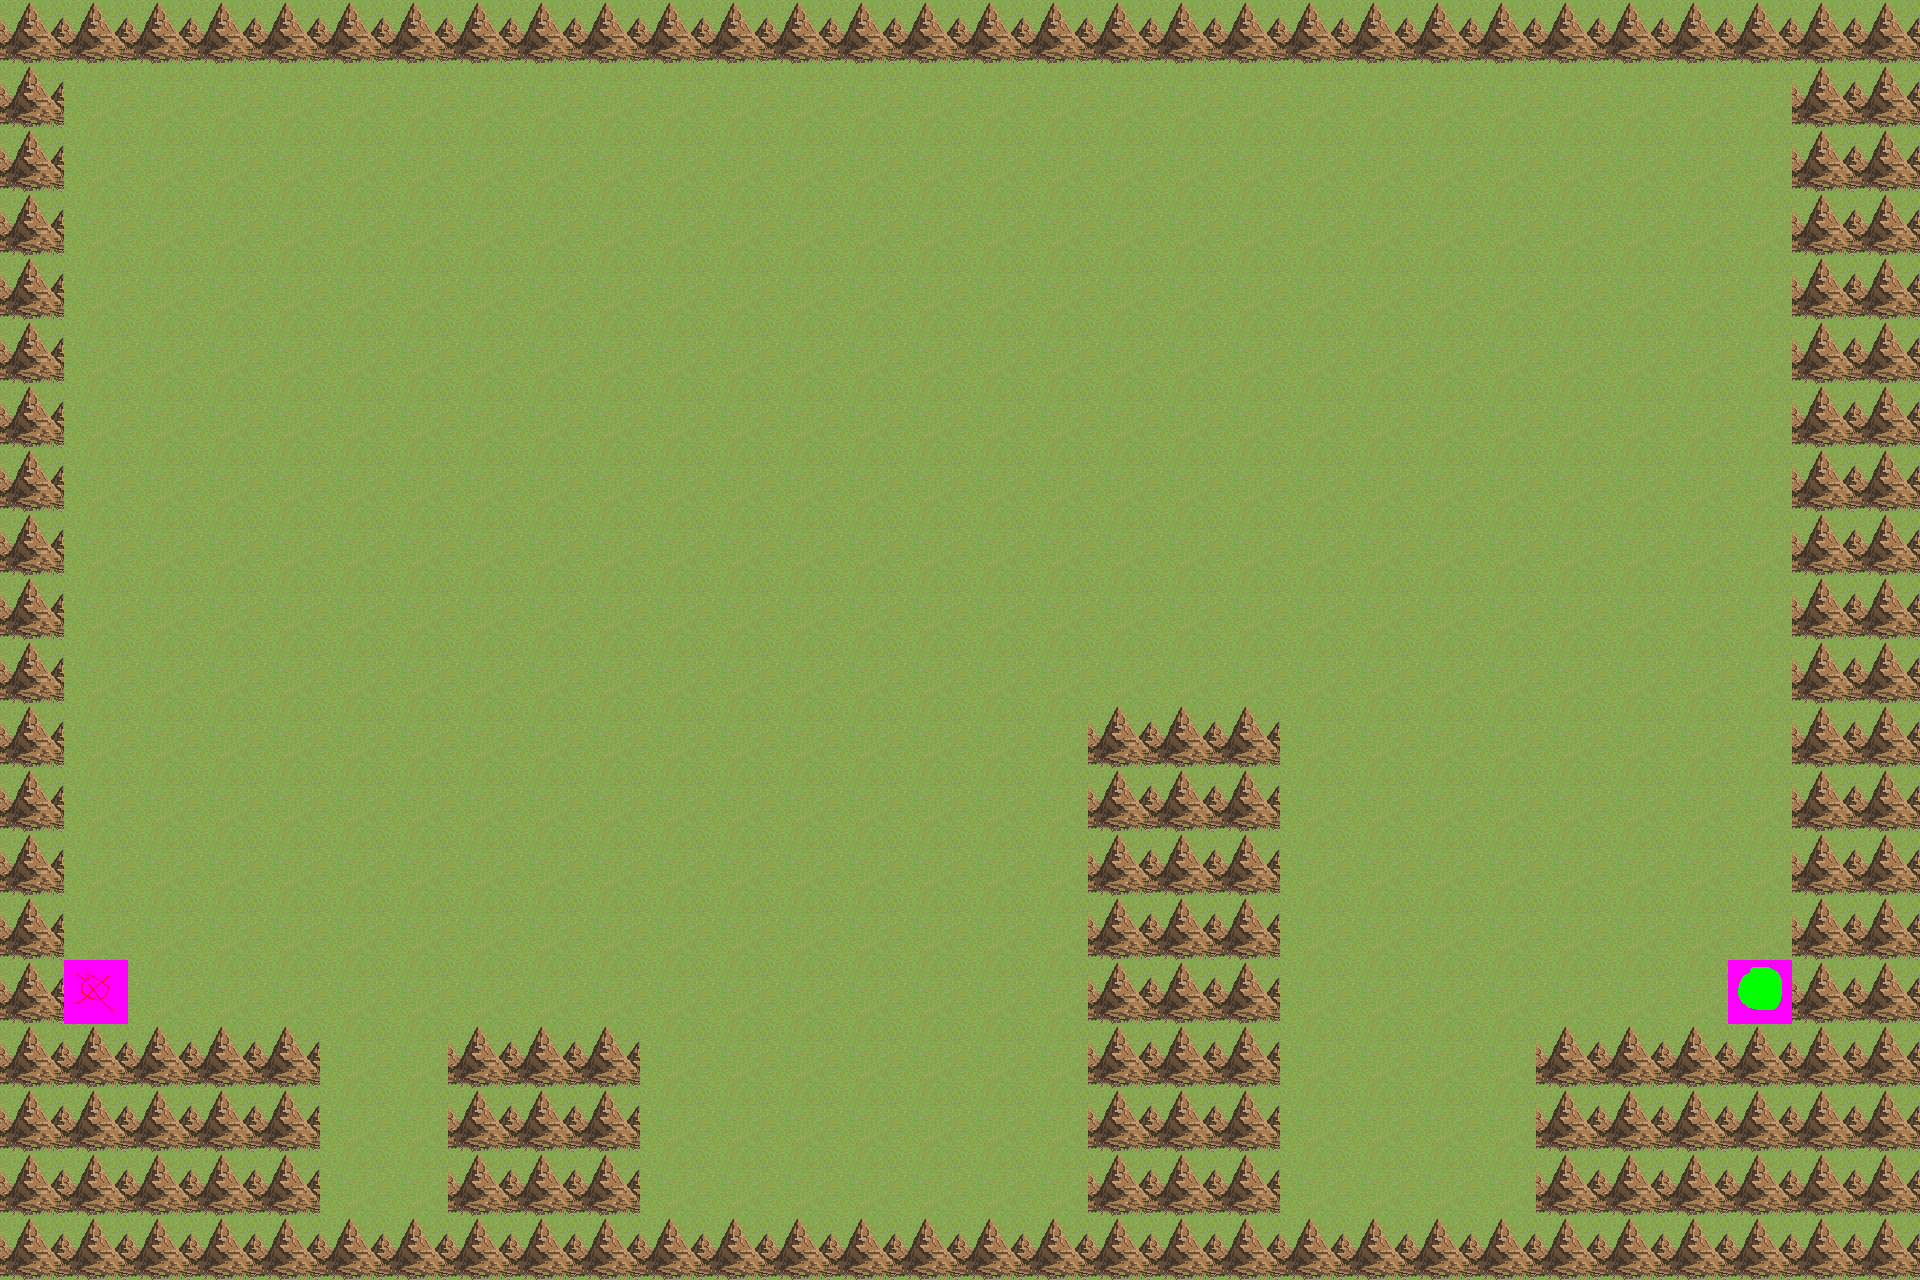

Rendered tile map (Tiled .tmx) drawn with the repository's tilesets; below, a short description and the map source with its tile grids summarised:
An orthogonal 30x20 tile map with 64x64 px tiles, 3 tile layers (bottom, collision, markers), 2 tilesets.

<map version="1.0" orientation="orthogonal" width="30" height="20" tilewidth="64" tileheight="64">
 <tileset firstgid="1" name="markers" tilewidth="64" tileheight="64" spacing="1" margin="1">
  <image source="markers.png" trans="ff00ff" width="456" height="456" />
 </tileset>
 <tileset firstgid="50" name="terrain" tilewidth="64" tileheight="64" spacing="2" margin="1">
  <image source="terrenos.png" width="512" height="512" />
 </tileset>
 <layer name="bottom" width="30" height="20">
  <data>[600 cells, 600 non-empty, 2 distinct tile ids]</data>
 </layer>
 <layer name="collision" width="30" height="20">
  <data>[600 cells, 171 non-empty, 1 distinct tile ids]</data>
 </layer>
 <layer name="markers" width="30" height="20">
  <data>[600 cells, 2 non-empty, 2 distinct tile ids]</data>
 </layer>
</map>